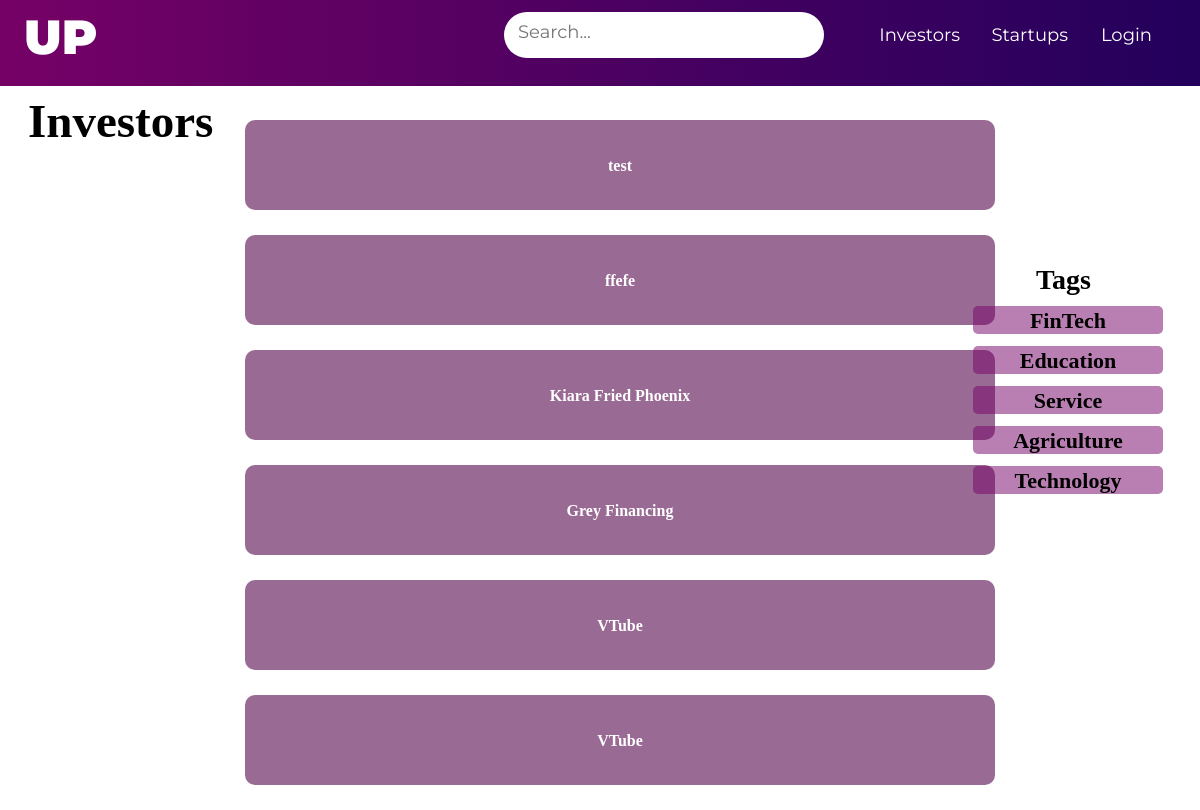
Before: /investor with the older database file.
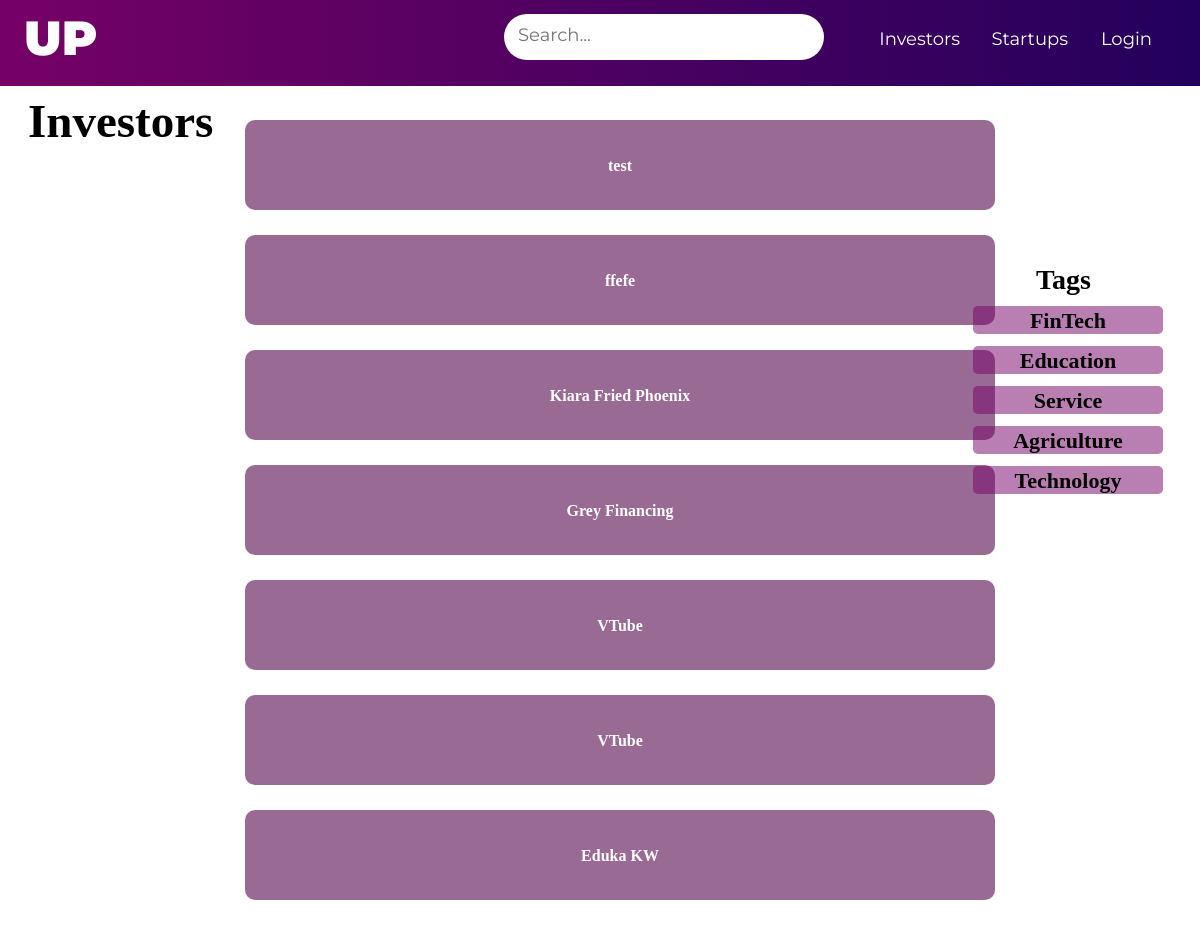
After: the same page with the newer database file.
### models.py (models this page shows)
class Investor(db.Model):
    id = db.Column(db.Integer, primary_key=True)
    email = db.Column(db.String(100))
    forename = db.Column(db.String(100))
    surname = db.Column(db.String(100))
    company = db.Column(db.String(100))
    phone = db.Column(db.String(100))
    gender = db.Column(db.String(20))
    category = db.Column(db.String(200))
    budget = db.Column(db.Integer)
    startuplocation = db.Column(db.String(100))
    numberofpeople = db.Column(db.Integer)
    stage = db.Column(db.String(50))
    returntype = db.Column(db.String(200))

### __init__.py (the view)
    @app.route("/investor")
    def investor():
        return render_template('search_filter_investor.html',title="Investors",data=Investor.query.all())

### templates/search_filter_investor.html (shortened to what this page needs)
{%extends 'navbar.html'%}
{%block layout%}
<head>
    <link rel="stylesheet" href="../static/main.css">
</head>
<body>
    <h1 class="logo">Investors</h1>
    <h2 class="tags">Tags</h2>
    <div class="category">
        <button class="fintech"><a href="{{url_for('fintech')}}">FinTech</a></button>
        <button class="education"><a href="{{url_for('education')}}">Education</a></button>
        <button class="service"><a href="{{url_for('service')}}">Service</a></button>
        <button class="agriculture"><a href="{{url_for('agriculture')}}">Agriculture</a></button>
        <button class="technology"><a href="{{url_for('technology')}}">Technology</a></button>
    </div>
    <div class='isi'>
        <div class='list'>
            <ul>
                {% for item in data %}
                <li><a href='#'>{{item.company}}</a></li>
                {%endfor%}
            </ul>
        </div>
    </div>
</body>
{%endblock layout%}

### templates/navbar.html (shortened to what this page needs)
<!DOCTYPE html>
<html lang="en">
  <head>
    <link rel="stylesheet" type="text/css" href=../static/main.css />
  </head>
  <body>
    <div class="navbar">
      <a class="up" href="{{url_for('home')}}">UP</a>
      <div class="searchbar">
        <span class="background"></span>
        <input type="text" placeholder="Search..." />
      </div>
      <div class="right">
        <a class="investors" href="{{url_for('investor')}}">Investors</a>
        <a class="startups" href="{{url_for('startups')}}">Startups</a>
        <a class="login"  href="{{url_for('login')}}">Login</a>
      </div>
    </div>
    {% block layout %}{% endblock layout %}
  </body>
</html>

### static/main.css (style rules this page uses)
.navbar { position: relative; z-index: 100; }
.navbar span.background { position: fixed; top: 0%; left: 0%; width: 100%; height: 86px; background: linear-gradient(269.8deg, #23005c 0%, #760166 100%); }
.navbar a { position: fixed; font-family: Montserrat; font-style: normal; text-decoration: none; color: #ffffff; }
.navbar a.up { left: 2%; top: 1%; font-weight: 900; font-size: 48px; line-height: 59px; }
.navbar .searchbar { position: fixed; }
.navbar .searchbar span.background { top: 1.5%; left: 42%; width: 320px; height: 46px; background: #ffffff; border-radius: 25px; }
.navbar .searchbar input { position: fixed; top: 2.5%; left: 43%; width: 286px; font-family: Montserrat; font-style: normal; font-weight: normal; font-size: 18px; line-height: 22px; background-color: transparent; border: none; outline: none; }
.navbar .right a { top: 3%; font-style: normal; font-weight: normal; font-size: 18px; line-height: 22px; }
.navbar .right a.investors { right: 20%; }
.navbar .right a.startups { right: 11%; }
.navbar .right a.login { right: 4%; }
* { font-family: 'Ubuntu', sans-serif; }
a { color: white; text-decoration: none; }
.logo { position: fixed; width: 214px; height: 60px; left: 28px; top: 93px; font-family: Margaret; font-style: normal; font-weight: 600; font-size: 47px; line-height: 57px; margin: auto; color: #000000; }
.tags { position: fixed; width: 70px; height: 40px; right: 94px; top: 240px; font-family: Margaret; font-style: normal; font-weight: 600; font-size: 28px; line-height: 34px; color: #000000; }
.category { float: right; }
.isi { margin-top: 120px; }
.list { text-align: center; }
.list ul { list-style-type: none; }
.list ul li { cursor: pointer; margin: 25px; width: 750px; height: 90px; margin-left: auto; margin-right: auto; overflow: hidden; background: #996a93; border-radius: 10px; }
.list ul li a { text-decoration: none; text-align: center; line-height: 92px; font-size: bold; font-weight: bold; font-family: Margaret; color: #ffffff; transition: 0.4s ease; }
.category .fintech { position: fixed; cursor: pointer; border: none; width: 190px; height: 28px; right: 37px; top: 306px; background: rgba(118, 1, 102, 0.5); border-radius: 5px; transition: 0.4s ease; }
.category .fintech a { width: 128px; height: 30px; left: 1208px; top: 305px; font-family: Margaret; font-style: normal; font-weight: 600; font-size: 22px; line-height: 27px; color: #000000; }
.category .education { cursor: pointer; border: none; position: fixed; width: 190px; height: 28px; right: 37px; top: 346px; background: rgba(118, 1, 102, 0.5); border-radius: 5px; transition: 0.4s ease; }
.category .education a { width: 164px; height: 23px; left: 1193px; top: 346px; font-family: Margaret; font-style: normal; font-weight: 600; font-size: 22px; line-height: 27px; color: #000000; }
.category .service { position: fixed; border: none; cursor: pointer; width: 190px; height: 28px; right: 37px; top: 386px; background: rgba(118, 1, 102, 0.5); border-radius: 5px; transition: 0.4s ease; }
.category .service a { width: 70px; height: 30px; left: 1237px; top: 385px; font-family: Margaret; font-style: normal; font-weight: 600; font-size: 22px; line-height: 27px; color: #000000; }
.category .agriculture { position: fixed; cursor: pointer; border: none; width: 190px; height: 28px; right: 37px; top: 426px; background: rgba(118, 1, 102, 0.5); border-radius: 5px; transition: 0.4s ease; }
.category .agriculture a { width: 99px; height: 30px; left: 1222px; top: 425px; font-family: Margaret; font-style: normal; font-weight: 600; font-size: 22px; line-height: 27px; color: #000000; }
.category .technology { position: fixed; cursor: pointer; border: none; width: 190px; height: 28px; right: 37px; top: 466px; background: rgba(118, 1, 102, 0.5); border-radius: 5px; transition: 0.4s ease; }
.category .technology a { width: 99px; height: 30px; left: 1222px; top: 465px; font-family: Margaret; font-style: normal; font-weight: 600; font-size: 22px; line-height: 27px; color: #000000; }

Changed rows visible on the page:
added Investor: company "Eduka KW"
